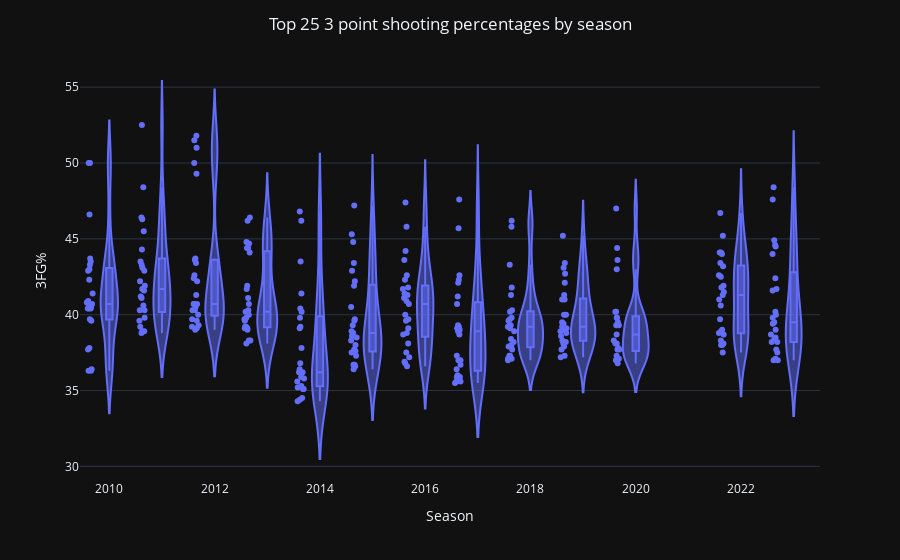

Write notebook code for a chart like this one.
### Markdown cell above
Key take aways from above:
- 2010 - 2012 contain the highest percentages, but mainly achieved on fewer attempts per game (smaller dot sizes)
- 2014 - poor shooting season, top 10 vary between ~47% and ~38%, only season to have those shooting below 35% make the top 25
- comparing 2022 and 2023 to 2012, more of the top shooters are taking more attempts
- number of players shooting > 40% from three decreased between 2014 and 2020 (with the exception of 2016) but increased in 2022

### Code cell
fig = px.violin(df, x="Season", y="3fg%", box=True, points="all",
          hover_data=df.columns)
fig.update_layout(template="plotly_dark",
                  #width=900,
                  #height=600,
                  title='Top 25 3 point shooting percentages by season',
                  xaxis_title='Season',
                  yaxis_title='3FG%',
                  title_x=0.5)
fig.show()

### Figure 1 — Plotly figure (JSON) as saved in the notebook; plotly's stock layout.template omitted (floating-point values rounded to 4 significant figures; data arrays with more than 128 entries replaced by an {"elided": "..."} marker saying what was removed)
{"data": [{"alignmentgroup": "True", "box": {"visible": true}, "customdata": {"elided": "325x2 float values"}, "hovertemplate": "Season=%{x}<br>3fg%=%{y}<br>3fga=%{customdata[0]}<br>season rank=%{customdata[1]}<extra></extra>", "legendgroup": "", "marker": {"color": "#636efa"}, "name": "", "offsetgroup": "", "orientation": "v", "points": "all", "scalegroup": "True", "showlegend": false, "type": "violin", "x": {"elided": "325 int values"}, "x0": " ", "xaxis": "x", "y": {"elided": "325 float values"}, "y0": " ", "yaxis": "y"}], "layout": {"legend": {"tracegroupgap": 0}, "margin": {"t": 60}, "title": {"text": "Top 25 3 point shooting percentages by season", "x": 0.5}, "violinmode": "group", "xaxis": {"anchor": "y", "domain": [0, 1], "title": {"text": "Season"}}, "yaxis": {"anchor": "x", "domain": [0, 1], "title": {"text": "3FG%"}}}}
